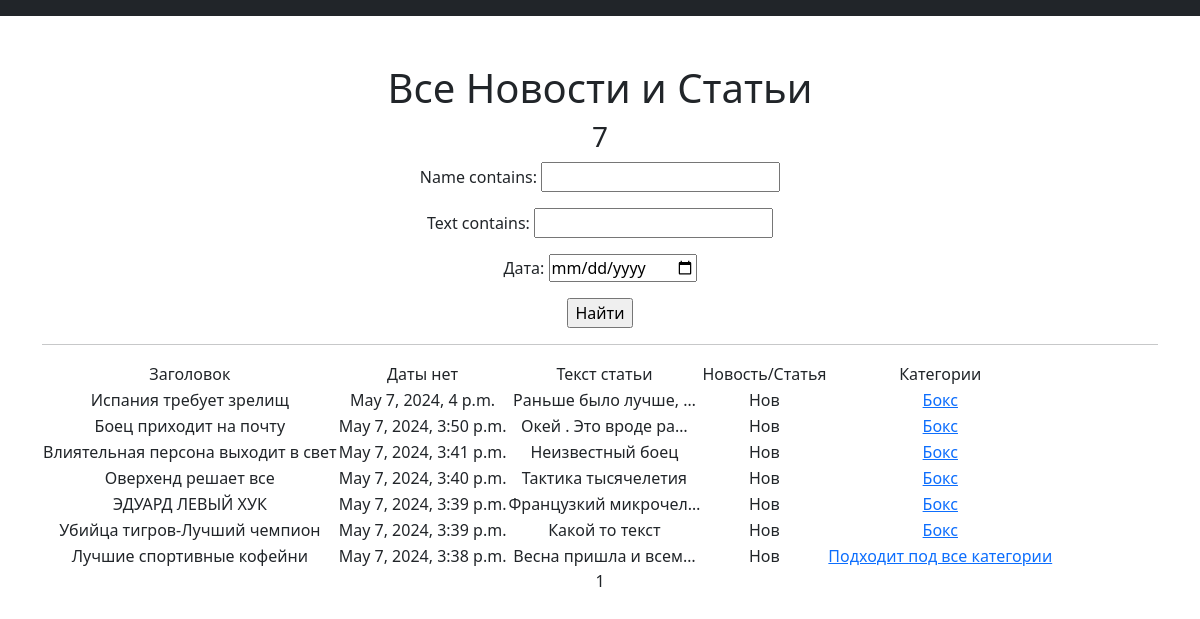
The page /news_or_art/News_all on the database its author committed.
### simpleapp/models.py (models this page shows, shortened)
class News_All(models.Model):
    link_Author = models.ForeignKey(Author, on_delete=models.CASCADE)
    link_PostCategory = models.ManyToManyField(Category, through = "PostCategory")
    news = 'Нов'
    article = 'Ст'
    CHOICE_MAIN = [
        (news, 'Новости'),
        (article, 'Статья'),
    ]
    news_or_art = models.CharField(max_length=3,choices = CHOICE_MAIN, default = news)
    name = models.CharField(max_length= 100, unique = True)
    text = models.TextField(max_length= 100)
    time_in = models.DateTimeField(auto_now_add=True)

class Category(models.Model):
    name = models.CharField(max_length= 100, unique = True)
    subscribers = models.ManyToManyField(User, blank=True, null=True, related_name='categories')

### simpleapp/views.py (the view)
# urls.py: path('News_all', PostList.as_view(), name='news_list'),
class PostList(ListView):
    model = News_All
    ordering = '-time_in'
    template_name = 'flatpages/News_all.html'
    context_object_name = 'news'
    paginate_by = 10
    def get_queryset(self):
        queryset = super().get_queryset()
        self.filterset = NewsFilter(self.request.GET, queryset)
        return self.filterset.qs
    def get_context_data(self, **kwargs):
        context = super().get_context_data(**kwargs)
        context['filterset'] = self.filterset
        return context

### simpleapp/templatetags/custom_filters.py (called while the page is built)
@register.filter()
def censor(text):
    try:
        for word in censor_list:
            text = text.replace(word[1:], '*'*len(word[1:]))
        return text
    except AttributeError:
        return "Применять функцию исключительно к тексту !"
    except Exception:
        return "Какая то иная ошибка >_<"

### templates/flatpages/News_all.html (shortened to what this page needs)
{% extends 'flatpages/default.html' %}
{% load custom_filters %}
{% load custom_tags %}
{% block content %}
   <h1>Все Новости и Статьи</h1>
    <h3>{{news| length}}</h3>
   <form action="" method="get">
       {{ filterset.form.as_p }}
       <input type="submit" value="Найти" />
   </form>
   <hr>
   {% if news %}
       <table>
           <tr>
               <td>Заголовок</td>
               <td>Даты нет</td>
               <td>Текст статьи</td>
               <td> Новость/Статья </td>
               <td>
                   Категории
               </td>
           </tr>
           {% for newsX in news %}
           <tr>
               <td>{{ newsX.name|censor}}</td>
               <td>{{ newsX.time_in}}</td>
               <td>{{ newsX.text|censor|truncatechars:20}}</td>
               <td>{{ newsX.news_or_art}}</td>
               <td>
               {% for CategoryX in newsX.link_PostCategory.all %}
               <a href="{% url 'category_list' CategoryX.id %}">{{CategoryX.name}}</a>
               {% endfor %}
               </td>
           </tr>
           {% endfor %}
       </table>
   {% else %}
       <h2>Никаких новостей нет!</h2>
   {% endif %}
   {{ page_obj.number }}
{% endblock content %}

### templates/flatpages/default.html (shortened to what this page needs)
<!DOCTYPE html>
<html lang="en">
    <head>
        {% load static %}
        <link href="{% static 'css/styles.css' %}" rel="stylesheet" />
    </head>
    <body>
        <nav class="navbar navbar-expand-lg navbar-dark bg-dark static-top">
</nav>
        <div class="container">
            <div class="text-center mt-5">
                {% block content %}
                {% endblock content %}
            </div>
        </div>
    </body>
</html>

### rows shown on the page
News_All: name|censor "Испания требует зрелищ", time_in "May 7, 2024, 4 p.m.", text|censor "Раньше было лучше, …", news_or_art "Нов"
Category: name "Бокс"
News_All: name|censor "Боец приходит на почту", time_in "May 7, 2024, 3:50 p.m.", text|censor "Окей . Это вроде ра…", news_or_art "Нов"
News_All: name|censor "Влиятельная персона выходит в свет", time_in "May 7, 2024, 3:41 p.m.", text|censor "Неизвестный боец", news_or_art "Нов"
News_All: name|censor "Оверхенд решает все", time_in "May 7, 2024, 3:40 p.m.", text|censor "Тактика тысячелетия", news_or_art "Нов"
News_All: name|censor "ЭДУАРД ЛЕВЫЙ ХУК", time_in "May 7, 2024, 3:39 p.m.", text|censor "Французкий микрочел…", news_or_art "Нов"
News_All: name|censor "Убийца тигров-Лучший чемпион", time_in "May 7, 2024, 3:39 p.m.", text|censor "Какой то текст", news_or_art "Нов"
News_All: name|censor "Лучшие спортивные кофейни", time_in "May 7, 2024, 3:38 p.m.", text|censor "Весна пришла и всем…", news_or_art "Нов"
Category: name "Подходит под все категории"

### other values the page prints
{{ news| length }} "7"
{{ page_obj.number }} "1"
